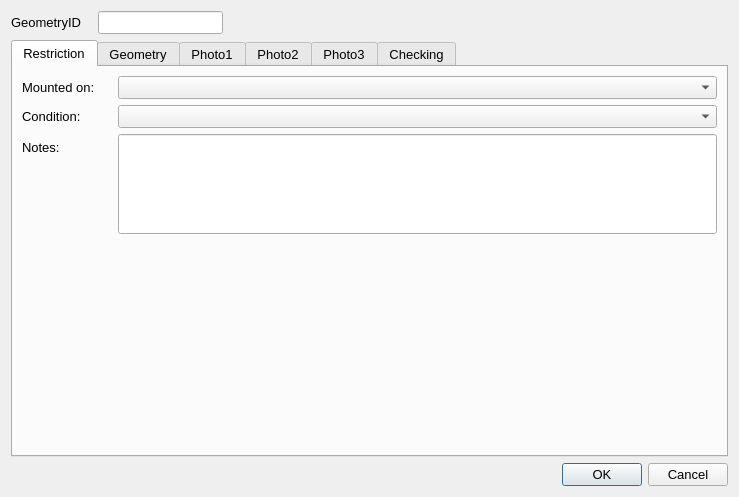
<?xml version="1.0" encoding="UTF-8"?>
<ui version="4.0">
 <class>Dialog</class>
 <widget class="QDialog" name="Dialog">
  <property name="geometry">
   <rect>
    <x>0</x>
    <y>0</y>
    <width>739</width>
    <height>497</height>
   </rect>
  </property>
  <property name="sizePolicy">
   <sizepolicy hsizetype="Fixed" vsizetype="Fixed">
    <horstretch>0</horstretch>
    <verstretch>0</verstretch>
   </sizepolicy>
  </property>
  <property name="maximumSize">
   <size>
    <width>750</width>
    <height>550</height>
   </size>
  </property>
  <property name="font">
   <font>
    <pointsize>10</pointsize>
   </font>
  </property>
  <property name="windowTitle">
   <string>Dialog</string>
  </property>
  <layout class="QGridLayout" name="gridLayout">
   <item row="2" column="2">
    <widget class="QDialogButtonBox" name="button_box">
     <property name="orientation">
      <enum>Qt::Horizontal</enum>
     </property>
     <property name="standardButtons">
      <set>QDialogButtonBox::Cancel|QDialogButtonBox::Ok</set>
     </property>
    </widget>
   </item>
   <item row="0" column="1">
    <widget class="QLineEdit" name="GeometryID">
     <property name="sizePolicy">
      <sizepolicy hsizetype="Preferred" vsizetype="Preferred">
       <horstretch>0</horstretch>
       <verstretch>0</verstretch>
      </sizepolicy>
     </property>
     <property name="font">
      <font>
       <pointsize>10</pointsize>
      </font>
     </property>
     <property name="inputMask">
      <string/>
     </property>
     <property name="readOnly">
      <bool>true</bool>
     </property>
     <property name="placeholderText">
      <string/>
     </property>
    </widget>
   </item>
   <item row="1" column="0" colspan="3">
    <widget class="QTabWidget" name="Details">
     <property name="sizePolicy">
      <sizepolicy hsizetype="Expanding" vsizetype="Expanding">
       <horstretch>0</horstretch>
       <verstretch>0</verstretch>
      </sizepolicy>
     </property>
     <property name="minimumSize">
      <size>
       <width>0</width>
       <height>0</height>
      </size>
     </property>
     <property name="font">
      <font>
       <pointsize>10</pointsize>
      </font>
     </property>
     <property name="cursor">
      <cursorShape>IBeamCursor</cursorShape>
     </property>
     <property name="mouseTracking">
      <bool>true</bool>
     </property>
     <property name="acceptDrops">
      <bool>true</bool>
     </property>
     <property name="currentIndex">
      <number>0</number>
     </property>
     <widget class="QWidget" name="RestrictionDetails">
      <property name="focusPolicy">
       <enum>Qt::NoFocus</enum>
      </property>
      <attribute name="title">
       <string>Restriction</string>
      </attribute>
      <layout class="QFormLayout" name="formLayout">
       <property name="fieldGrowthPolicy">
        <enum>QFormLayout::AllNonFixedFieldsGrow</enum>
       </property>
       <item row="2" column="0">
        <widget class="QLabel" name="label_7">
         <property name="text">
          <string>Mounted on:</string>
         </property>
        </widget>
       </item>
       <item row="2" column="1">
        <widget class="QComboBox" name="StreetNamePlateAttachmentTypeID"/>
       </item>
       <item row="3" column="0">
        <widget class="QLabel" name="lbl_Condition">
         <property name="minimumSize">
          <size>
           <width>90</width>
           <height>16</height>
          </size>
         </property>
         <property name="font">
          <font>
           <pointsize>10</pointsize>
          </font>
         </property>
         <property name="text">
          <string>Condition:</string>
         </property>
        </widget>
       </item>
       <item row="3" column="1">
        <widget class="QComboBox" name="AssetConditionTypeID"/>
       </item>
       <item row="7" column="0">
        <widget class="QLabel" name="lbl_Notes">
         <property name="text">
          <string>Notes:</string>
         </property>
        </widget>
       </item>
       <item row="7" column="1">
        <widget class="QLineEdit" name="Notes">
         <property name="minimumSize">
          <size>
           <width>0</width>
           <height>100</height>
          </size>
         </property>
         <property name="alignment">
          <set>Qt::AlignLeading|Qt::AlignLeft|Qt::AlignTop</set>
         </property>
        </widget>
       </item>
      </layout>
     </widget>
     <widget class="QWidget" name="Geometry">
      <attribute name="title">
       <string>Geometry</string>
      </attribute>
      <layout class="QFormLayout" name="formLayout_2">
       <property name="fieldGrowthPolicy">
        <enum>QFormLayout::AllNonFixedFieldsGrow</enum>
       </property>
       <item row="0" column="0">
        <widget class="QLabel" name="lbl_RoadName">
         <property name="minimumSize">
          <size>
           <width>90</width>
           <height>16</height>
          </size>
         </property>
         <property name="font">
          <font>
           <pointsize>10</pointsize>
          </font>
         </property>
         <property name="text">
          <string>Road Name:</string>
         </property>
        </widget>
       </item>
       <item row="0" column="1">
        <widget class="QLineEdit" name="RoadName"/>
       </item>
       <item row="1" column="0">
        <widget class="QLabel" name="lbl_USRN">
         <property name="minimumSize">
          <size>
           <width>90</width>
           <height>16</height>
          </size>
         </property>
         <property name="font">
          <font>
           <pointsize>10</pointsize>
          </font>
         </property>
         <property name="text">
          <string>USRN:</string>
         </property>
        </widget>
       </item>
       <item row="1" column="1">
        <widget class="QLineEdit" name="USRN"/>
       </item>
       <item row="3" column="1">
        <spacer name="verticalSpacer">
         <property name="orientation">
          <enum>Qt::Vertical</enum>
         </property>
         <property name="sizeHint" stdset="0">
          <size>
           <width>20</width>
           <height>40</height>
          </size>
         </property>
        </spacer>
       </item>
       <item row="4" column="0">
        <widget class="QLabel" name="label_8">
         <property name="text">
          <string>Last Update Date:</string>
         </property>
        </widget>
       </item>
       <item row="4" column="1">
        <widget class="QDateTimeEdit" name="LastUpdateDateTime">
         <property name="readOnly">
          <bool>true</bool>
         </property>
        </widget>
       </item>
       <item row="5" column="0">
        <widget class="QLabel" name="label_2">
         <property name="text">
          <string>Last Changed By:</string>
         </property>
        </widget>
       </item>
       <item row="5" column="1">
        <widget class="QLineEdit" name="LastUpdatePerson"/>
       </item>
       <item row="6" column="0">
        <widget class="QLabel" name="label_9">
         <property name="text">
          <string>RestrictionID:</string>
         </property>
        </widget>
       </item>
       <item row="6" column="1">
        <widget class="QLineEdit" name="RestrictionID"/>
       </item>
      </layout>
     </widget>
     <widget class="QWidget" name="PhotoTab_01">
      <attribute name="title">
       <string>Photo1</string>
      </attribute>
      <layout class="QGridLayout" name="gridLayout_2">
       <item row="1" column="0">
        <widget class="QPushButton" name="startCamera1">
         <property name="maximumSize">
          <size>
           <width>150</width>
           <height>16777215</height>
          </size>
         </property>
         <property name="text">
          <string>open Camera</string>
         </property>
         <property name="icon">
          <iconset>
           <normaloff>../../../../PC18-26 Carnegie Library Lambeth/Mapping/Templates/camara_foto.png</normaloff>../../../../PC18-26 Carnegie Library Lambeth/Mapping/Templates/camara_foto.png</iconset>
         </property>
         <property name="checkable">
          <bool>true</bool>
         </property>
         <property name="autoDefault">
          <bool>false</bool>
         </property>
         <property name="default">
          <bool>false</bool>
         </property>
        </widget>
       </item>
       <item row="1" column="2">
        <widget class="QPushButton" name="getPhoto1">
         <property name="maximumSize">
          <size>
           <width>150</width>
           <height>16777215</height>
          </size>
         </property>
         <property name="text">
          <string>take Photo</string>
         </property>
         <property name="icon">
          <iconset>
           <normaloff>../../../../PC18-26 Carnegie Library Lambeth/Mapping/Templates/take-photo-icon-21.jpg</normaloff>../../../../PC18-26 Carnegie Library Lambeth/Mapping/Templates/take-photo-icon-21.jpg</iconset>
         </property>
         <property name="checkable">
          <bool>false</bool>
         </property>
         <property name="autoDefault">
          <bool>false</bool>
         </property>
        </widget>
       </item>
       <item row="0" column="0">
        <widget class="QLabel" name="Photo_Widget_01">
         <property name="sizePolicy">
          <sizepolicy hsizetype="Fixed" vsizetype="Fixed">
           <horstretch>0</horstretch>
           <verstretch>0</verstretch>
          </sizepolicy>
         </property>
         <property name="maximumSize">
          <size>
           <width>640</width>
           <height>480</height>
          </size>
         </property>
         <property name="autoFillBackground">
          <bool>true</bool>
         </property>
         <property name="text">
          <string>No photo</string>
         </property>
        </widget>
       </item>
      </layout>
     </widget>
     <widget class="QWidget" name="PhotoTab_02">
      <attribute name="title">
       <string>Photo2</string>
      </attribute>
      <layout class="QGridLayout" name="gridLayout_4">
       <item row="0" column="0">
        <widget class="QLabel" name="Photo_Widget_02">
         <property name="sizePolicy">
          <sizepolicy hsizetype="Fixed" vsizetype="Fixed">
           <horstretch>0</horstretch>
           <verstretch>0</verstretch>
          </sizepolicy>
         </property>
         <property name="maximumSize">
          <size>
           <width>640</width>
           <height>480</height>
          </size>
         </property>
         <property name="autoFillBackground">
          <bool>true</bool>
         </property>
         <property name="text">
          <string>No photo</string>
         </property>
        </widget>
       </item>
       <item row="1" column="0">
        <widget class="QPushButton" name="startCamera2">
         <property name="maximumSize">
          <size>
           <width>150</width>
           <height>16777215</height>
          </size>
         </property>
         <property name="text">
          <string>open Camera</string>
         </property>
         <property name="icon">
          <iconset>
           <normaloff>../../../../PC18-26 Carnegie Library Lambeth/Mapping/Templates/camara_foto.png</normaloff>../../../../PC18-26 Carnegie Library Lambeth/Mapping/Templates/camara_foto.png</iconset>
         </property>
         <property name="checkable">
          <bool>true</bool>
         </property>
         <property name="autoDefault">
          <bool>false</bool>
         </property>
         <property name="default">
          <bool>false</bool>
         </property>
        </widget>
       </item>
       <item row="1" column="1">
        <widget class="QPushButton" name="getPhoto2">
         <property name="maximumSize">
          <size>
           <width>150</width>
           <height>16777215</height>
          </size>
         </property>
         <property name="text">
          <string>take Photo</string>
         </property>
         <property name="icon">
          <iconset>
           <normaloff>../../../../PC18-26 Carnegie Library Lambeth/Mapping/Templates/take-photo-icon-21.jpg</normaloff>../../../../PC18-26 Carnegie Library Lambeth/Mapping/Templates/take-photo-icon-21.jpg</iconset>
         </property>
         <property name="checkable">
          <bool>false</bool>
         </property>
         <property name="autoDefault">
          <bool>false</bool>
         </property>
        </widget>
       </item>
      </layout>
     </widget>
     <widget class="QWidget" name="PhotoTab_03">
      <attribute name="title">
       <string>Photo3</string>
      </attribute>
      <layout class="QGridLayout" name="gridLayout_3">
       <item row="0" column="0">
        <widget class="QLabel" name="Photo_Widget_03">
         <property name="autoFillBackground">
          <bool>true</bool>
         </property>
         <property name="text">
          <string>No photo</string>
         </property>
        </widget>
       </item>
       <item row="1" column="2">
        <widget class="QPushButton" name="getPhoto3">
         <property name="maximumSize">
          <size>
           <width>150</width>
           <height>16777215</height>
          </size>
         </property>
         <property name="text">
          <string>take Photo</string>
         </property>
         <property name="icon">
          <iconset>
           <normaloff>../../../../PC18-26 Carnegie Library Lambeth/Mapping/Templates/take-photo-icon-21.jpg</normaloff>../../../../PC18-26 Carnegie Library Lambeth/Mapping/Templates/take-photo-icon-21.jpg</iconset>
         </property>
         <property name="checkable">
          <bool>false</bool>
         </property>
         <property name="autoDefault">
          <bool>false</bool>
         </property>
        </widget>
       </item>
       <item row="1" column="0">
        <widget class="QPushButton" name="startCamera3">
         <property name="maximumSize">
          <size>
           <width>150</width>
           <height>16777215</height>
          </size>
         </property>
         <property name="text">
          <string>open Camera</string>
         </property>
         <property name="icon">
          <iconset>
           <normaloff>../../../../PC18-26 Carnegie Library Lambeth/Mapping/Templates/camara_foto.png</normaloff>../../../../PC18-26 Carnegie Library Lambeth/Mapping/Templates/camara_foto.png</iconset>
         </property>
         <property name="checkable">
          <bool>true</bool>
         </property>
         <property name="autoDefault">
          <bool>false</bool>
         </property>
         <property name="default">
          <bool>false</bool>
         </property>
        </widget>
       </item>
      </layout>
     </widget>
     <widget class="QWidget" name="checkingTab">
      <attribute name="title">
       <string>Checking</string>
      </attribute>
      <layout class="QFormLayout" name="formLayout_3">
       <item row="1" column="0">
        <widget class="QLabel" name="label_4">
         <property name="text">
          <string>Check Notes:</string>
         </property>
        </widget>
       </item>
       <item row="1" column="1">
        <widget class="QTextEdit" name="MHTC_CheckNotes"/>
       </item>
       <item row="0" column="0">
        <widget class="QLabel" name="label_5">
         <property name="text">
          <string>Check issue type:</string>
         </property>
        </widget>
       </item>
       <item row="0" column="1">
        <widget class="QComboBox" name="MHTC_CheckIssueTypeID"/>
       </item>
       <item row="3" column="0">
        <widget class="QCheckBox" name="FieldCheckCompleted">
         <property name="text">
          <string>Field check completed</string>
         </property>
        </widget>
       </item>
       <item row="2" column="0">
        <spacer name="verticalSpacer_2">
         <property name="orientation">
          <enum>Qt::Vertical</enum>
         </property>
         <property name="sizeHint" stdset="0">
          <size>
           <width>20</width>
           <height>20</height>
          </size>
         </property>
        </spacer>
       </item>
       <item row="6" column="0">
        <widget class="QLabel" name="label_10">
         <property name="text">
          <string>Checked by:</string>
         </property>
        </widget>
       </item>
       <item row="7" column="0">
        <widget class="QLabel" name="label_6">
         <property name="text">
          <string>Check date:</string>
         </property>
        </widget>
       </item>
       <item row="6" column="1">
        <widget class="QLineEdit" name="Last_MHTC_Check_UpdatePerson"/>
       </item>
       <item row="7" column="1">
        <widget class="QDateTimeEdit" name="Last_MHTC_Check_UpdateDateTime"/>
       </item>
       <item row="5" column="0">
        <spacer name="verticalSpacer_3">
         <property name="orientation">
          <enum>Qt::Vertical</enum>
         </property>
         <property name="sizeHint" stdset="0">
          <size>
           <width>20</width>
           <height>10</height>
          </size>
         </property>
        </spacer>
       </item>
      </layout>
     </widget>
    </widget>
   </item>
   <item row="0" column="0">
    <widget class="QLabel" name="label">
     <property name="minimumSize">
      <size>
       <width>81</width>
       <height>16</height>
      </size>
     </property>
     <property name="font">
      <font>
       <pointsize>10</pointsize>
      </font>
     </property>
     <property name="text">
      <string>GeometryID</string>
     </property>
    </widget>
   </item>
  </layout>
 </widget>
 <resources/>
 <connections>
  <connection>
   <sender>button_box</sender>
   <signal>accepted()</signal>
   <receiver>Dialog</receiver>
   <slot>accept()</slot>
   <hints>
    <hint type="sourcelabel">
     <x>248</x>
     <y>254</y>
    </hint>
    <hint type="destinationlabel">
     <x>157</x>
     <y>274</y>
    </hint>
   </hints>
  </connection>
  <connection>
   <sender>button_box</sender>
   <signal>rejected()</signal>
   <receiver>Dialog</receiver>
   <slot>reject()</slot>
   <hints>
    <hint type="sourcelabel">
     <x>316</x>
     <y>260</y>
    </hint>
    <hint type="destinationlabel">
     <x>286</x>
     <y>274</y>
    </hint>
   </hints>
  </connection>
 </connections>
</ui>
